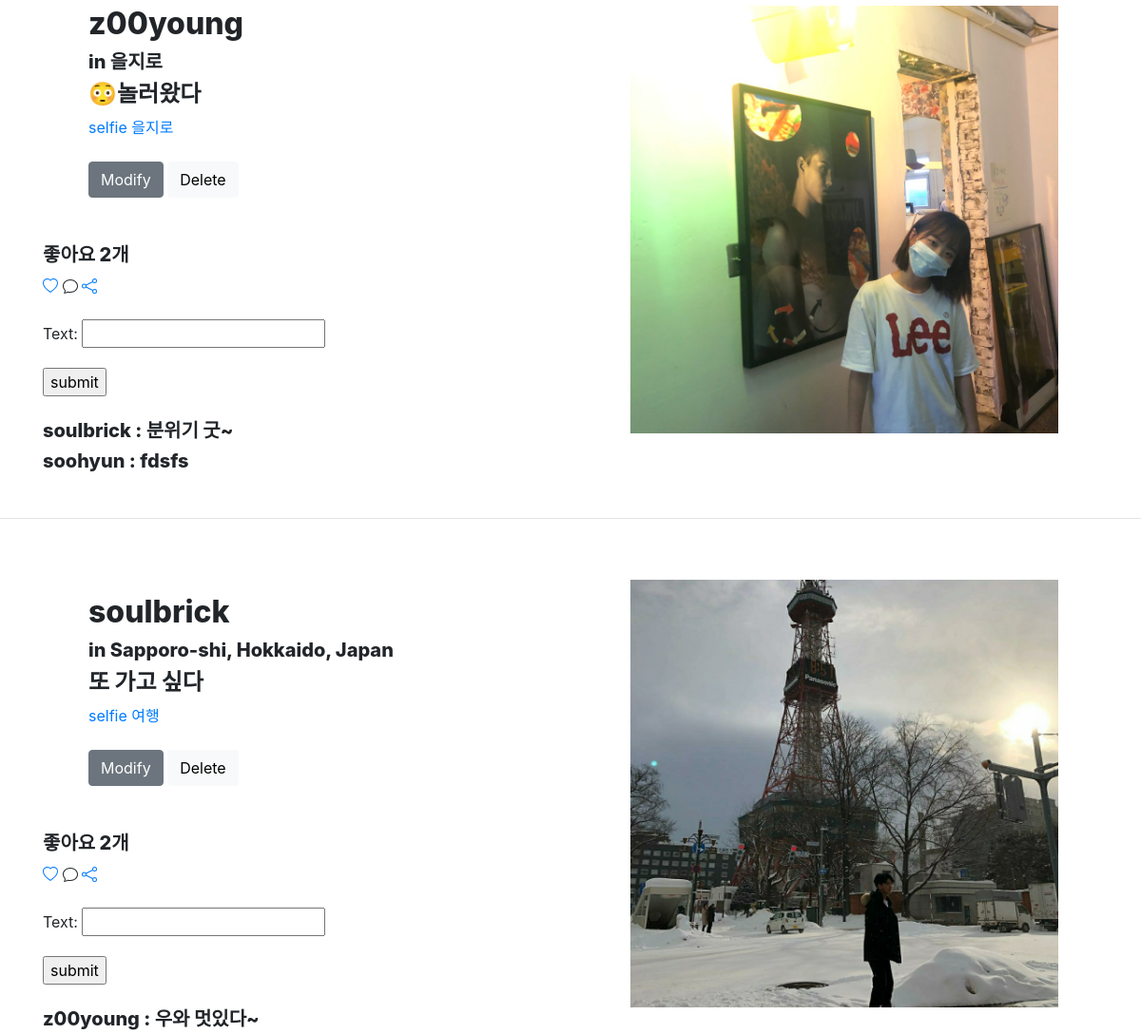
Before: / (middle part) with the older database file.
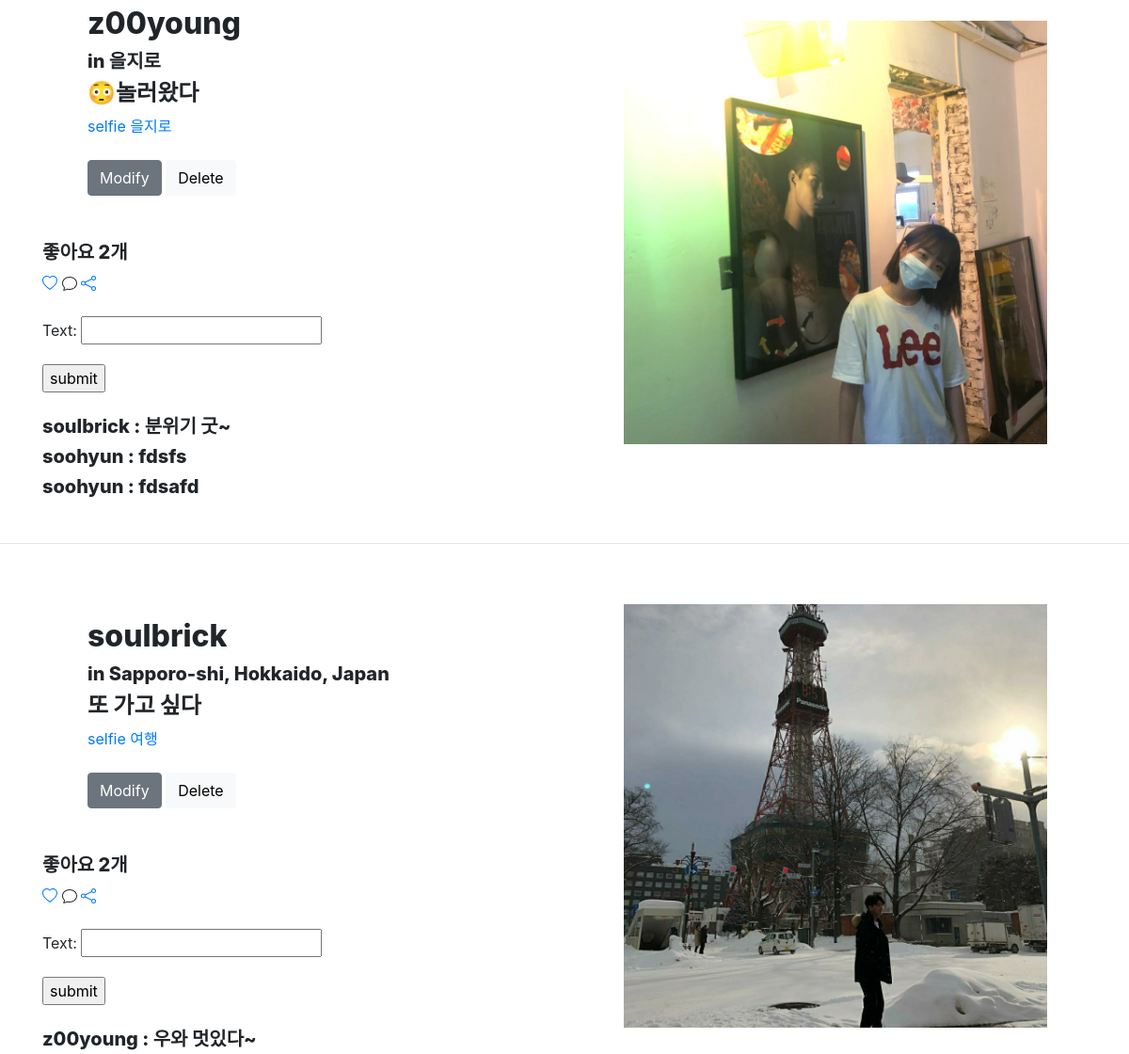
After: the same page with the newer database file.
### appname/models.py (models this page shows, shortened)
class Post(models.Model):
    location = models.CharField(max_length=200)
    content = models.TextField()
    image = models.ImageField(upload_to='images/', blank=True)
    writer = models.ForeignKey(settings.AUTH_USER_MODEL, on_delete=models.CASCADE, related_name="writer", default="")
    hashtag_field = models.CharField(max_length=200, blank=True)
    hashtags = models.ManyToManyField('Hashtag', blank=True)
    likes = models.ManyToManyField(settings.AUTH_USER_MODEL, related_name="likes")

class CustomUser(AbstractUser):
    def __str__(self):
        return self.username
    nickname = models.CharField(max_length=20)
    phone_number = models.CharField(max_length=20)

class Hashtag(models.Model):
    name = models.CharField(max_length=50)

class Comment(models.Model):
    c_writer = models.ForeignKey(settings.AUTH_USER_MODEL, on_delete=models.CASCADE, related_name="c_writer", default="")
    post_id = models.ForeignKey(Post, on_delete=models.CASCADE, related_name='comments')
    text = models.CharField(max_length=50)

### appname/views.py (the view)
# urls.py: path('', appname.views.main, name='main'),
def main(request):
    posts = Post.objects.all()
    signin_form = SigninForm()
    comment_form = CommentForm()
    return render(request, 'appname/main.html', {'posts': posts, 'signin_form': signin_form,
    'comment_form': comment_form})

### appname/forms.py
class SigninForm(forms.ModelForm):
    username = forms.ModelChoiceField(
        queryset = CustomUser.objects.all(),
        label = "ID",
        required = True,
        widget = forms.TextInput(attrs={'class':'form-control'})
    )
    password = forms.ModelChoiceField(
        queryset = CustomUser.objects.all(),
        label = "PASSWORD",
        required = True,
        widget = forms.PasswordInput(attrs={'class':'form-control'})
    )
    class Meta:
        model = CustomUser
        fields = ['username', 'password']

class CommentForm(forms.ModelForm):
    class Meta:
        model = Comment
        fields = ['text']

### appname/templates/appname/main.html (shortened to what this page needs)
{% extends 'appname/base.html' %}
{% block content %}
{% load static %}
{% for post in posts %}
<section>
  <div class="container">
    <div class="row align-items-center">
      <div class="col-lg-6 order-lg-2">
        <div class="p-5">
          {% if post.image %}
          <img class="img-rounded" style="width: 450px; height: 450px;" src="{{ post.image.url }}" alt="">
          {% endif %}
        </div>
      </div>
      <div class="col-lg-6 order-lg-1">
        <div class="p-5">
          <h2 class="display-5">{{ post.writer }}</h2>
          <h5 class="display-5">in {{ post.location }}</h5>
          <h4>{{post.content}}</h4>
          <span>
            {% for hashtag in post.hashtags.all %}
            <a href="/hashtag/{{ hashtag.name }}">
              {{ hashtag.name }}
            </a>
            {% endfor %}
          </span>
          <br>
          <br>
          <button type="button" class="btn btn-secondary"><a href="{% url 'update' pk=post.pk %}" style="color: white;"> Modify </a></button>
          <button type="button" class="btn btn-light"><a href="{% url 'delete' pk=post.pk %}" style="color: black;"> Delete </a></button>
        </div>
        <h5>좋아요 {{ post.likes.count }}개</h5>
        <a href="{% url 'like' pk=post.pk %}">
        </a>
        <a href="https://www.instagram.com/p/CC8M27FFt0D/?utm_source=ig_web_copy_link">
        </a>
        <br>
        <br>
        <form method="POST" action="/comment/{{ post.id }}">
          {{ comment_form.as_p }}
          <input type="submit" value="submit">
        </form>
        <br>
        {% for comment in post.comments.all %}
          <h5>{{ comment.c_writer }} : {{ comment.text }}</h5>
        {% endfor %}
      </div>
    </div>
  </div>
</section>
<br>
<hr>
{% endfor %}
{% endblock %}

Changed rows visible on the page:
added Comment: c_writer "soohyun", text "fdsafd", shown under Post "😳놀러왔다"
